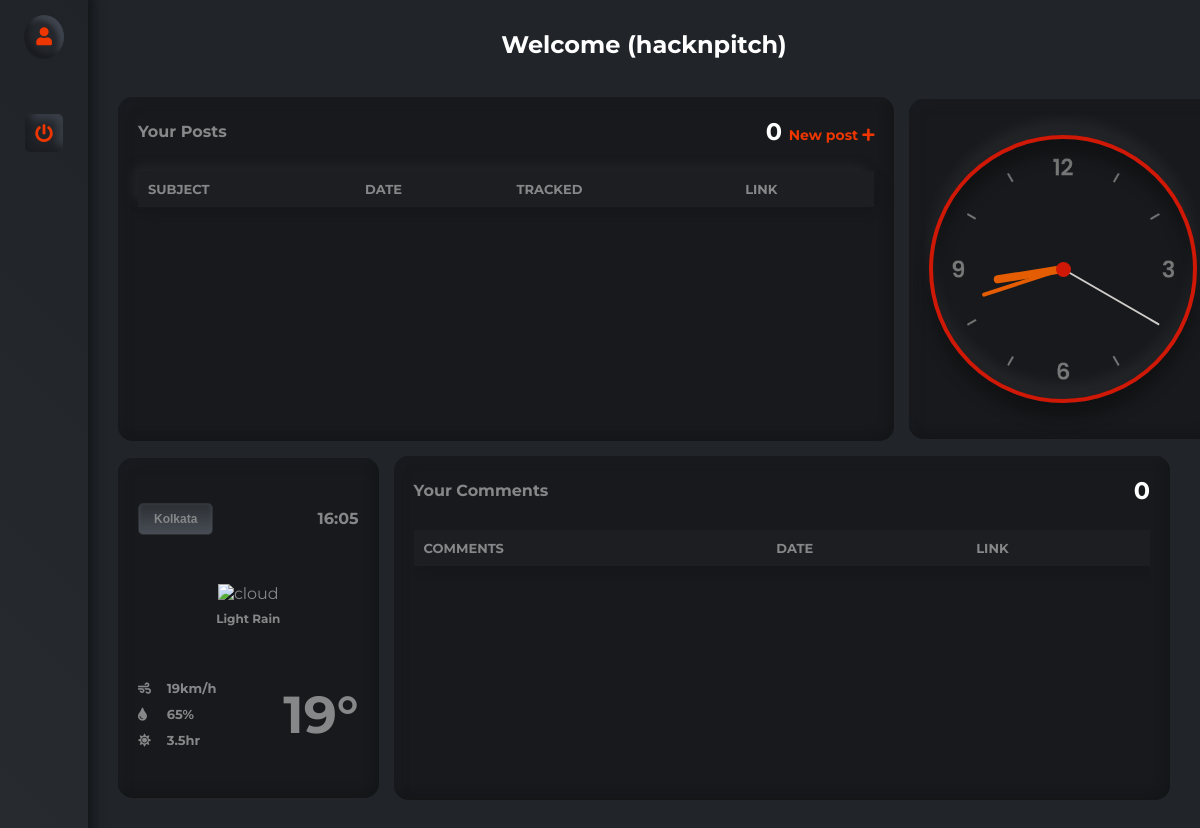
The app's page /forum/dashboard/ (signed in), older data.
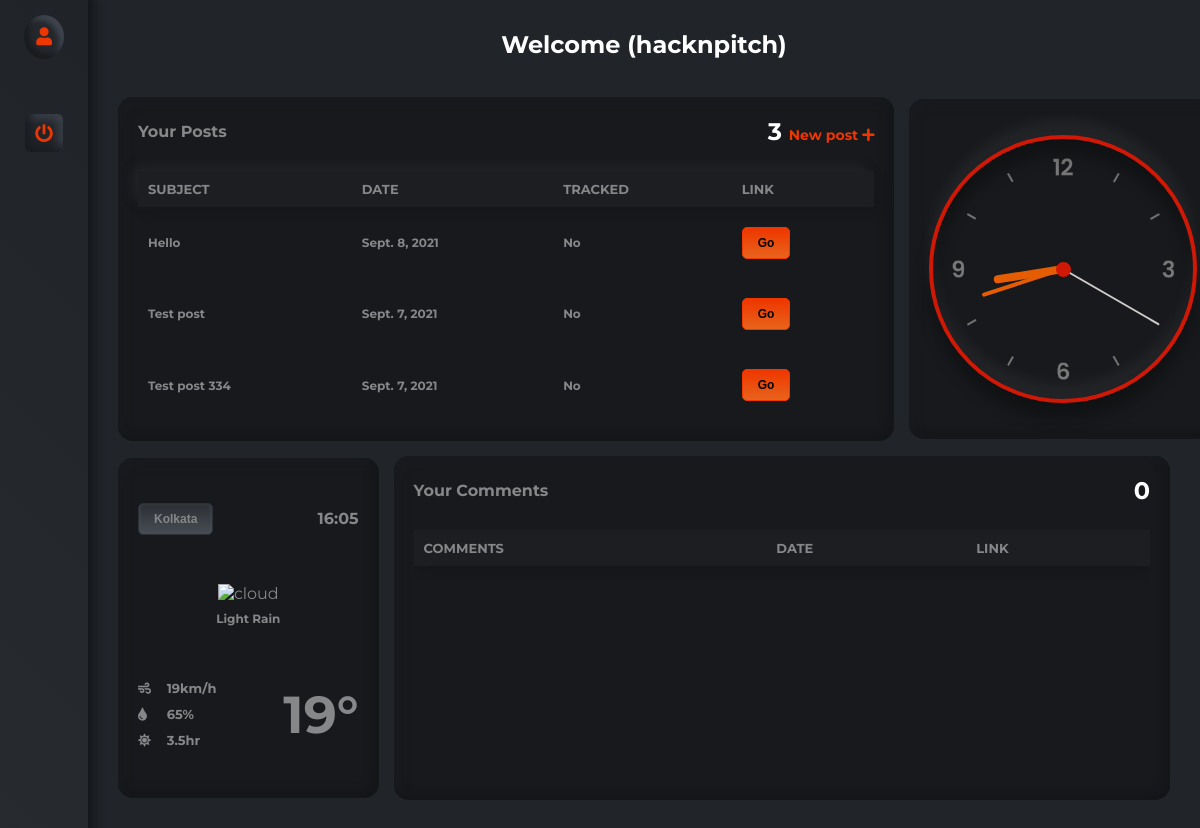
The same page, newer data.
### forum/models.py (models this page shows)
class Issue(models.Model):
    subject = models.CharField(max_length=100, default="(Not available)")
    summary = models.TextField(max_length=200, default="(Not available)")
    description = models.TextField(max_length=750, default="(Not available)")
    image = models.ImageField(upload_to='forum/images/', blank=True)
    tracked = models.BooleanField(choices=((True, 'Yes'), (False, 'No')), default=False)
    status = models.TextField(max_length=300, default="")
    date = models.DateField(auto_now_add=True)
    author = models.CharField(max_length=50, default="Anonymous")
    slug = models.SlugField(unique=True, max_length=100)
    votes = models.IntegerField(default=0)
    def __str__(self):
        return self.subject
    class Meta:
        ordering = ['-votes', '-date']

### forum/views.py (the view)
# urls.py: path('dashboard/', views.dashboard, name="Dashboard"),
def dashboard(request):
    if request.user.is_authenticated:
        activity = list(Issue.objects.filter(author=request.user.username))
        data = User.objects.filter(username = request.user.username)
        params = dict(data.values()[0])
        params["activity"] = activity
        comments_activity = list(Comment.objects.filter(username=request.user.username))
        params["comments"] = comments_activity
        print(params)
        return render(request, 'forum/dashboard.html', params)
    else:
        return redirect('/forum/login')

### forum/templates/forum/dashboard.html (shortened to what the changed rows need)
{% load static %}
<!DOCTYPE html>
<html lang="en">
  <head>
    <link
      rel="stylesheet"
      href="https://cdnjs.cloudflare.com/ajax/libs/font-awesome/5.15.1/css/all.min.css"
    />
    <link rel="stylesheet" href="{% static 'forum/dashboard/styles.css' %}" />
  </head>
  <body>
    <div id="wrapper">
      <div id="page-content-wrapper">
        <p class="row my-4">
        <center><h2 style="color: white;">Welcome {{ first_name }} {{ last_name }} ({{ username }})</h2></center>
        <br>
        <br>
        </p>
        <div class="row">
          <div class="card card1">
            <div class="card1_title_wrapper">
              <h1 class="car1_title">Your Posts</h1>
              <p class="car1_text">
                {{ activity|length }}
                <a href="/forum/newpost/" style="text-decoration: none;"></a>
              </p>
            </div>
            <div class="card1_table_wrapper">
              <table class="card1_table card_scroll">
                <thead class="card1_table_head">
                  <tr>
                    <th>Subject</th>
                    <th>Date</th>
                    <th>Tracked</th>
                    <th>Link</th>
                  </tr>
                </thead>
                <tbody class="card1_table_tbody">
                  {% for i in activity %}
                    <tr>
                      <td>{{ i.subject }}</td>
                      <td>{{ i.date }}</td>
                      <td>{{ i.tracked|yesno:"Yes,No" }}</td>
                      <td>
                        <a href="/forum/post/{{ i.slug }}" target="_blank"><button class="btn btn-primary">Go</button></a>
                      </td>
                    </tr>
                  {% endfor %}
                </tbody>
              </table>
            </div>
          </div>
        </div>
        <div class="row row2">
          <div class="card card4">
            <div class="card1_title_wrapper">
              <h1 class="car1_title">Your Comments</h1>
            </div>
            <div class="card1_table_wrapper card_scroll">
              <table class="card1_table card_scroll">
                <thead class="card1_table_head">
                  <tr>
                    <th>Comments</th>
                    <th>Date</th>
                    <th>Link</th>
                  </tr>
                </thead>
              </table>
            </div>
          </div>
        </div>
      </div>
    </div>
  </body>
</html>

Row changes from the older to the newer data that the page shows:
added Issue: subject "Hello", date "Sept. 8, 2021", tracked "No"
added Issue: subject "Test post", date "Sept. 7, 2021", tracked "No"
added Issue: subject "Test post 334", date "Sept. 7, 2021", tracked "No"
Text that changed along with them:
{{ activity|length }}: "0" → "3"
